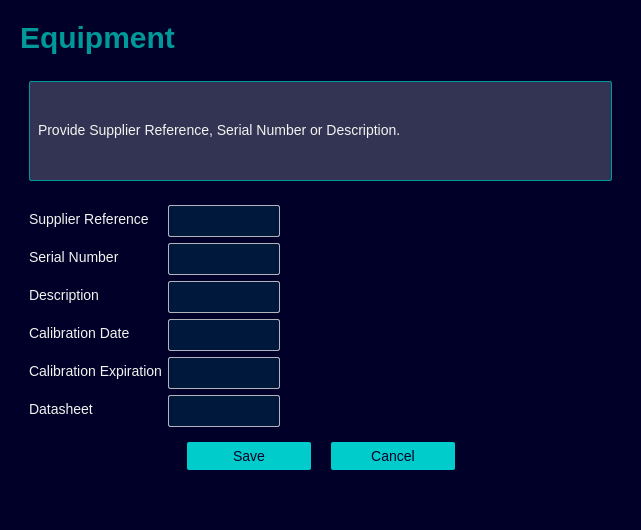
<?xml version="1.0" encoding="UTF-8"?>
<ui version="4.0">
 <class>PopupEquipment</class>
 <widget class="QDialog" name="PopupEquipment">
  <property name="geometry">
   <rect>
    <x>0</x>
    <y>0</y>
    <width>641</width>
    <height>520</height>
   </rect>
  </property>
  <property name="windowTitle">
   <string>Dialog</string>
  </property>
  <property name="styleSheet">
   <string notr="true">*{
	border:none;
	background: #000028;
	padding: 0;
	margin: 0;
	color: #f3f3f0;
	font-family: &quot;SiemensSansPro_A_Bd&quot;;
	font-size: 14px;
}
</string>
  </property>
  <layout class="QGridLayout" name="gridLayout">
   <item row="0" column="0">
    <widget class="QWidget" name="container_main_body" native="true">
     <property name="sizePolicy">
      <sizepolicy hsizetype="MinimumExpanding" vsizetype="Preferred">
       <horstretch>0</horstretch>
       <verstretch>0</verstretch>
      </sizepolicy>
     </property>
     <layout class="QVBoxLayout" name="verticalLayout">
      <item>
       <widget class="QFrame" name="frame_title">
        <property name="sizePolicy">
         <sizepolicy hsizetype="Preferred" vsizetype="Maximum">
          <horstretch>0</horstretch>
          <verstretch>0</verstretch>
         </sizepolicy>
        </property>
        <property name="frameShape">
         <enum>QFrame::Shape::StyledPanel</enum>
        </property>
        <property name="frameShadow">
         <enum>QFrame::Shadow::Raised</enum>
        </property>
        <layout class="QVBoxLayout" name="verticalLayout_12">
         <property name="spacing">
          <number>0</number>
         </property>
         <property name="leftMargin">
          <number>0</number>
         </property>
         <property name="topMargin">
          <number>0</number>
         </property>
         <property name="rightMargin">
          <number>0</number>
         </property>
         <property name="bottomMargin">
          <number>0</number>
         </property>
         <item>
          <widget class="QLabel" name="tittle">
           <property name="sizePolicy">
            <sizepolicy hsizetype="Preferred" vsizetype="Preferred">
             <horstretch>0</horstretch>
             <verstretch>0</verstretch>
            </sizepolicy>
           </property>
           <property name="styleSheet">
            <string notr="true">QLabel {
	color: #009999;
	font-size: 30px;
	font-weight: bold;
}
</string>
           </property>
           <property name="text">
            <string>Equipment</string>
           </property>
          </widget>
         </item>
        </layout>
       </widget>
      </item>
      <item>
       <widget class="QWidget" name="widget" native="true">
        <layout class="QHBoxLayout" name="horizontalLayout_2">
         <property name="topMargin">
          <number>20</number>
         </property>
         <item>
          <widget class="QLabel" name="description">
           <property name="minimumSize">
            <size>
             <width>0</width>
             <height>100</height>
            </size>
           </property>
           <property name="styleSheet">
            <string notr="true">background-color: #333353;
border-radius: 2px;
padding: 5px;
padding-bottom: 7px;
margin-top: 0px;
color: #f3f3f0;
border: 1px solid #009999;</string>
           </property>
           <property name="text">
            <string>Provide Supplier Reference, Serial Number or Description.</string>
           </property>
          </widget>
         </item>
        </layout>
       </widget>
      </item>
      <item>
       <widget class="QWidget" name="body_form" native="true">
        <layout class="QFormLayout" name="form_equipment">
         <property name="spacing"><number>6</number></property>
         <item row="0" column="0">
          <widget class="QLabel" name="label_Supplier Reference">
           <property name="text"><string>Supplier Reference</string></property>
          </widget>
         </item>
         <item row="0" column="1">
          <widget class="QLineEdit" name="supplier_reference">
           <property name="styleSheet">
   <string notr="true">
QLineEdit {
    min-width: 100px;
    max-width: 100px;
    max-height: 18px;
    padding: 5px;
    padding-bottom: 7px;
    margin-top: 0px;
    border-radius: 2px;
    border: 1px solid #B3B3BE;
    background-color: #00183B;
    color: #FFFFFF;
}
QLineEdit:hover {
    background-color: #001F39;
    border: 1px solid #00FFB9;
}
</string>
           </property>
          </widget>

         </item>

         <item row="1" column="0">
          <widget class="QLabel" name="label_Serial Number">
           <property name="text"><string>Serial Number</string></property>
          </widget>
         </item>
         <item row="1" column="1">
          <widget class="QLineEdit" name="serial_number">
           <property name="styleSheet">
   <string notr="true">
QLineEdit {
    min-width: 100px;
    max-width: 100px;
    max-height: 18px;
    padding: 5px;
    padding-bottom: 7px;
    margin-top: 0px;
    border-radius: 2px;
    border: 1px solid #B3B3BE;
    background-color: #00183B;
    color: #FFFFFF;
}
QLineEdit:hover {
    background-color: #001F39;
    border: 1px solid #00FFB9;
}
</string>
           </property>
          </widget>

         </item>

         <item row="2" column="0">
          <widget class="QLabel" name="label_Description">
           <property name="text"><string>Description</string></property>
          </widget>
         </item>
         <item row="2" column="1">
          <widget class="QLineEdit" name="description_field">
           <property name="styleSheet">
   <string notr="true">
QLineEdit {
    min-width: 100px;
    max-width: 100px;
    max-height: 18px;
    padding: 5px;
    padding-bottom: 7px;
    margin-top: 0px;
    border-radius: 2px;
    border: 1px solid #B3B3BE;
    background-color: #00183B;
    color: #FFFFFF;
}
QLineEdit:hover {
    background-color: #001F39;
    border: 1px solid #00FFB9;
}
</string>
           </property>
          </widget>

         </item>

         <item row="3" column="0">
          <widget class="QLabel" name="label_Calibration Date">
           <property name="text"><string>Calibration Date</string></property>
          </widget>
         </item>
         <item row="3" column="1">
          <widget class="QLineEdit" name="calibration_date">
           <property name="styleSheet">
   <string notr="true">
QLineEdit {
    min-width: 100px;
    max-width: 100px;
    max-height: 18px;
    padding: 5px;
    padding-bottom: 7px;
    margin-top: 0px;
    border-radius: 2px;
    border: 1px solid #B3B3BE;
    background-color: #00183B;
    color: #FFFFFF;
}
QLineEdit:hover {
    background-color: #001F39;
    border: 1px solid #00FFB9;
}
</string>
           </property>
          </widget>

         </item>

         <item row="4" column="0">
          <widget class="QLabel" name="label_Calibration Expiration">
           <property name="text"><string>Calibration Expiration</string></property>
          </widget>
         </item>
         <item row="4" column="1">
          <widget class="QLineEdit" name="calibration_expiration">
           <property name="styleSheet">
   <string notr="true">
QLineEdit {
    min-width: 100px;
    max-width: 100px;
    max-height: 18px;
    padding: 5px;
    padding-bottom: 7px;
    margin-top: 0px;
    border-radius: 2px;
    border: 1px solid #B3B3BE;
    background-color: #00183B;
    color: #FFFFFF;
}
QLineEdit:hover {
    background-color: #001F39;
    border: 1px solid #00FFB9;
}
</string>
           </property>
          </widget>

         </item>

         <item row="5" column="0">
          <widget class="QLabel" name="label_Datasheet">
           <property name="text"><string>Datasheet</string></property>
          </widget>
         </item>
         <item row="5" column="1">
          <widget class="QLineEdit" name="datasheet">
           <property name="styleSheet">
   <string notr="true">
QLineEdit {
    min-width: 100px;
    max-width: 100px;
    max-height: 18px;
    padding: 5px;
    padding-bottom: 7px;
    margin-top: 0px;
    border-radius: 2px;
    border: 1px solid #B3B3BE;
    background-color: #00183B;
    color: #FFFFFF;
}
QLineEdit:hover {
    background-color: #001F39;
    border: 1px solid #00FFB9;
}
</string>
           </property>
          </widget>

         </item>

        </layout>
       </widget>
      </item>
      <item>
       <widget class="QWidget" name="container_button" native="true">
        <property name="sizePolicy">
         <sizepolicy hsizetype="Preferred" vsizetype="Maximum">
          <horstretch>0</horstretch>
          <verstretch>0</verstretch>
         </sizepolicy>
        </property>
        <property name="styleSheet">
         <string notr="true">QPushButton {
	min-width: 100px;
	max-width: 100px;
    padding: 6px 12px 6px 12px;
    border-radius: 2px;
    opacity: 1;
	text-align:center;
	background-color: #00CCCC;	
	color: #000028;
}

QPushButton:hover {
	background-color: #00FFB9;
}

QPushButton:pressed {	
	background-color: #00E5AA;
}</string>
        </property>
        <layout class="QHBoxLayout" name="horizontalLayout_4">
         <property name="spacing">
          <number>20</number>
         </property>
         <property name="leftMargin">
          <number>0</number>
         </property>
         <property name="topMargin">
          <number>0</number>
         </property>
         <property name="rightMargin">
          <number>0</number>
         </property>
         <property name="bottomMargin">
          <number>40</number>
         </property>
         <item>
          <spacer name="horizontalSpacer_5">
           <property name="orientation">
            <enum>Qt::Orientation::Horizontal</enum>
           </property>
           <property name="sizeHint" stdset="0">
            <size>
             <width>40</width>
             <height>20</height>
            </size>
           </property>
          </spacer>
         </item>
         <item>
          <widget class="QPushButton" name="btn_ok">
           <property name="minimumSize">
            <size>
             <width>124</width>
             <height>0</height>
            </size>
           </property>
           <property name="text">
            <string>Save</string>
           </property>
          </widget>
         </item>
         <item>
          <widget class="QPushButton" name="btn_cancel">
           <property name="sizePolicy">
            <sizepolicy hsizetype="Minimum" vsizetype="Preferred">
             <horstretch>0</horstretch>
             <verstretch>0</verstretch>
            </sizepolicy>
           </property>
           <property name="minimumSize">
            <size>
             <width>124</width>
             <height>0</height>
            </size>
           </property>
           <property name="text">
            <string>Cancel</string>
           </property>
          </widget>
         </item>
         <item>
          <spacer name="horizontalSpacer_6">
           <property name="orientation">
            <enum>Qt::Orientation::Horizontal</enum>
           </property>
           <property name="sizeHint" stdset="0">
            <size>
             <width>40</width>
             <height>20</height>
            </size>
           </property>
          </spacer>
         </item>
        </layout>
       </widget>
      </item>
     </layout>
    </widget>
   </item>
  </layout>
 </widget>
 <resources/>
 <connections/>
</ui>
